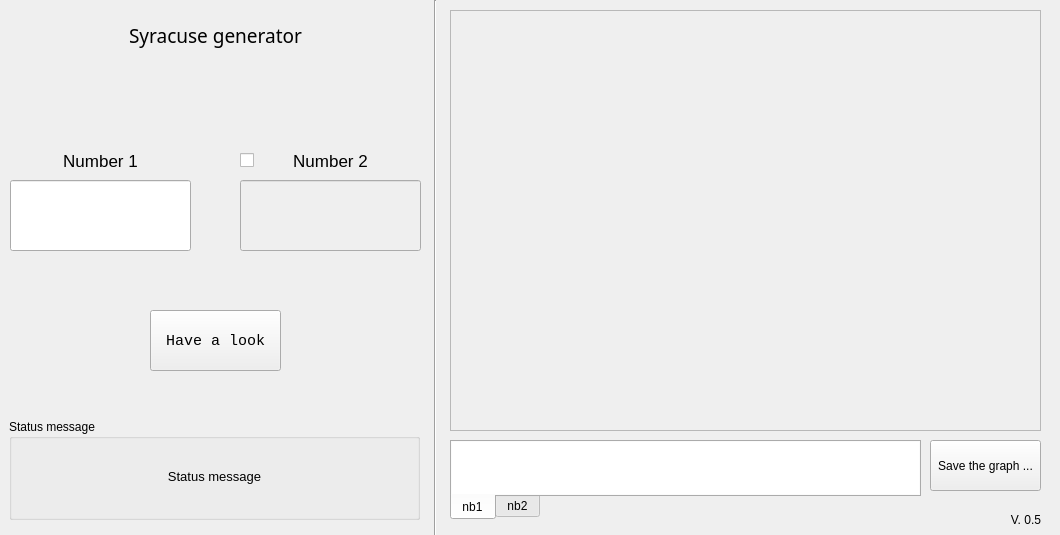
<?xml version="1.0" encoding="UTF-8"?>
<ui version="4.0">
 <class>MainWindow</class>
 <widget class="QMainWindow" name="MainWindow">
  <property name="enabled">
   <bool>true</bool>
  </property>
  <property name="geometry">
   <rect>
    <x>0</x>
    <y>0</y>
    <width>1060</width>
    <height>535</height>
   </rect>
  </property>
  <property name="minimumSize">
   <size>
    <width>1060</width>
    <height>535</height>
   </size>
  </property>
  <property name="maximumSize">
   <size>
    <width>1060</width>
    <height>535</height>
   </size>
  </property>
  <property name="windowTitle">
   <string>Syracuse generator</string>
  </property>
  <widget class="QWidget" name="centralwidget">
   <widget class="QFrame" name="frame_graph">
    <property name="geometry">
     <rect>
      <x>450</x>
      <y>10</y>
      <width>591</width>
      <height>421</height>
     </rect>
    </property>
    <property name="frameShape">
     <enum>QFrame::StyledPanel</enum>
    </property>
    <property name="frameShadow">
     <enum>QFrame::Sunken</enum>
    </property>
   </widget>
   <widget class="QPushButton" name="save_graph">
    <property name="geometry">
     <rect>
      <x>930</x>
      <y>440</y>
      <width>111</width>
      <height>51</height>
     </rect>
    </property>
    <property name="whatsThis">
     <string notr="true"/>
    </property>
    <property name="text">
     <string>Save the graph ...</string>
    </property>
   </widget>
   <widget class="Line" name="vertical_line">
    <property name="geometry">
     <rect>
      <x>425</x>
      <y>0</y>
      <width>21</width>
      <height>541</height>
     </rect>
    </property>
    <property name="orientation">
     <enum>Qt::Vertical</enum>
    </property>
   </widget>
   <widget class="QGroupBox" name="status_groupBox">
    <property name="geometry">
     <rect>
      <x>9</x>
      <y>419</y>
      <width>411</width>
      <height>101</height>
     </rect>
    </property>
    <property name="font">
     <font>
      <pointsize>9</pointsize>
     </font>
    </property>
    <property name="whatsThis">
     <string notr="true"/>
    </property>
    <property name="title">
     <string>Status message</string>
    </property>
    <property name="flat">
     <bool>false</bool>
    </property>
    <widget class="QLabel" name="label_status">
     <property name="geometry">
      <rect>
       <x>0</x>
       <y>32</y>
       <width>411</width>
       <height>51</height>
      </rect>
     </property>
     <property name="font">
      <font>
       <pointsize>10</pointsize>
      </font>
     </property>
     <property name="whatsThis">
      <string notr="true"/>
     </property>
     <property name="text">
      <string>Status message</string>
     </property>
     <property name="alignment">
      <set>Qt::AlignCenter</set>
     </property>
     <property name="textInteractionFlags">
      <set>Qt::NoTextInteraction</set>
     </property>
    </widget>
   </widget>
   <widget class="QPushButton" name="button_look">
    <property name="geometry">
     <rect>
      <x>150</x>
      <y>310</y>
      <width>131</width>
      <height>61</height>
     </rect>
    </property>
    <property name="font">
     <font>
      <family>Lucida Console</family>
      <pointsize>11</pointsize>
     </font>
    </property>
    <property name="whatsThis">
     <string notr="true"/>
    </property>
    <property name="text">
     <string>Have a look</string>
    </property>
   </widget>
   <widget class="QLabel" name="label_nb1">
    <property name="geometry">
     <rect>
      <x>10</x>
      <y>145</y>
      <width>181</width>
      <height>31</height>
     </rect>
    </property>
    <property name="font">
     <font>
      <pointsize>13</pointsize>
     </font>
    </property>
    <property name="whatsThis">
     <string notr="true"/>
    </property>
    <property name="text">
     <string>Number 1</string>
    </property>
    <property name="alignment">
     <set>Qt::AlignCenter</set>
    </property>
   </widget>
   <widget class="QLabel" name="label_nb2">
    <property name="geometry">
     <rect>
      <x>240</x>
      <y>145</y>
      <width>181</width>
      <height>31</height>
     </rect>
    </property>
    <property name="font">
     <font>
      <pointsize>13</pointsize>
     </font>
    </property>
    <property name="whatsThis">
     <string notr="true"/>
    </property>
    <property name="text">
     <string>Number 2</string>
    </property>
    <property name="alignment">
     <set>Qt::AlignCenter</set>
    </property>
   </widget>
   <widget class="QLabel" name="label_title">
    <property name="geometry">
     <rect>
      <x>10</x>
      <y>10</y>
      <width>411</width>
      <height>51</height>
     </rect>
    </property>
    <property name="font">
     <font>
      <family>Perpetua Titling MT</family>
      <pointsize>14</pointsize>
     </font>
    </property>
    <property name="whatsThis">
     <string notr="true"/>
    </property>
    <property name="text">
     <string>Syracuse generator</string>
    </property>
    <property name="alignment">
     <set>Qt::AlignCenter</set>
    </property>
   </widget>
   <widget class="QLabel" name="label_version">
    <property name="geometry">
     <rect>
      <x>930</x>
      <y>510</y>
      <width>111</width>
      <height>20</height>
     </rect>
    </property>
    <property name="whatsThis">
     <string notr="true"/>
    </property>
    <property name="text">
     <string>V. 0.5</string>
    </property>
    <property name="alignment">
     <set>Qt::AlignRight|Qt::AlignTrailing|Qt::AlignVCenter</set>
    </property>
   </widget>
   <widget class="QLineEdit" name="input_1">
    <property name="geometry">
     <rect>
      <x>10</x>
      <y>180</y>
      <width>181</width>
      <height>71</height>
     </rect>
    </property>
    <property name="font">
     <font>
      <pointsize>25</pointsize>
     </font>
    </property>
   </widget>
   <widget class="QLineEdit" name="input_2">
    <property name="enabled">
     <bool>false</bool>
    </property>
    <property name="geometry">
     <rect>
      <x>240</x>
      <y>180</y>
      <width>181</width>
      <height>71</height>
     </rect>
    </property>
    <property name="font">
     <font>
      <pointsize>25</pointsize>
     </font>
    </property>
   </widget>
   <widget class="QCheckBox" name="checkBox_nb2">
    <property name="geometry">
     <rect>
      <x>240</x>
      <y>150</y>
      <width>21</width>
      <height>20</height>
     </rect>
    </property>
    <property name="text">
     <string/>
    </property>
    <property name="tristate">
     <bool>false</bool>
    </property>
   </widget>
   <widget class="QTabWidget" name="tabWidget">
    <property name="geometry">
     <rect>
      <x>450</x>
      <y>440</y>
      <width>471</width>
      <height>80</height>
     </rect>
    </property>
    <property name="tabPosition">
     <enum>QTabWidget::South</enum>
    </property>
    <property name="tabShape">
     <enum>QTabWidget::Rounded</enum>
    </property>
    <property name="currentIndex">
     <number>0</number>
    </property>
    <widget class="QWidget" name="tab_nb1">
     <attribute name="title">
      <string>nb1</string>
     </attribute>
     <widget class="QTextBrowser" name="text_nb1">
      <property name="geometry">
       <rect>
        <x>-1</x>
        <y>-1</y>
        <width>469</width>
        <height>54</height>
       </rect>
      </property>
      <property name="verticalScrollBarPolicy">
       <enum>Qt::ScrollBarAlwaysOff</enum>
      </property>
      <property name="horizontalScrollBarPolicy">
       <enum>Qt::ScrollBarAlwaysOff</enum>
      </property>
      <property name="readOnly">
       <bool>true</bool>
      </property>
      <property name="textInteractionFlags">
       <set>Qt::TextSelectableByMouse</set>
      </property>
     </widget>
    </widget>
    <widget class="QWidget" name="tab_nb2">
     <attribute name="title">
      <string>nb2</string>
     </attribute>
     <widget class="QTextBrowser" name="text_nb2">
      <property name="geometry">
       <rect>
        <x>-1</x>
        <y>-1</y>
        <width>469</width>
        <height>54</height>
       </rect>
      </property>
      <property name="verticalScrollBarPolicy">
       <enum>Qt::ScrollBarAlwaysOff</enum>
      </property>
      <property name="horizontalScrollBarPolicy">
       <enum>Qt::ScrollBarAlwaysOff</enum>
      </property>
      <property name="readOnly">
       <bool>true</bool>
      </property>
      <property name="textInteractionFlags">
       <set>Qt::TextSelectableByMouse</set>
      </property>
     </widget>
    </widget>
   </widget>
  </widget>
 </widget>
 <resources/>
 <connections/>
</ui>
